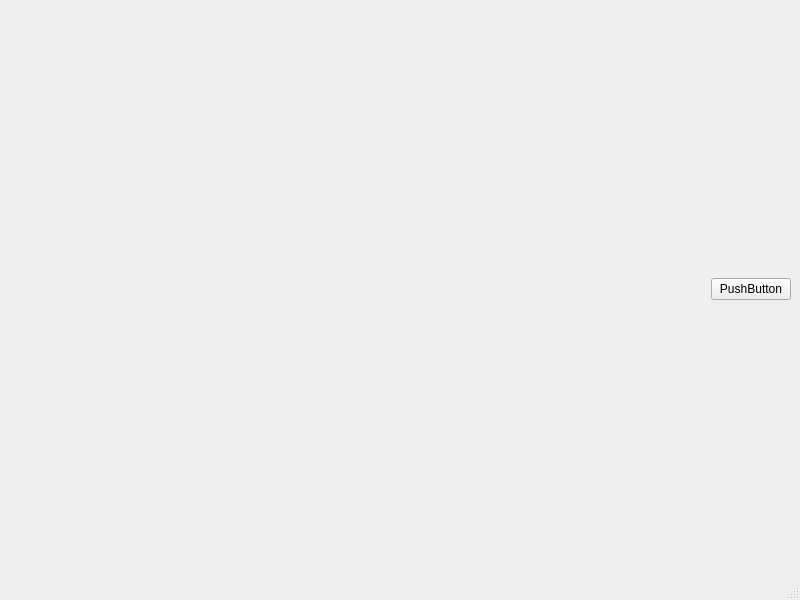
<?xml version="1.0" encoding="UTF-8"?>
<ui version="4.0">
 <class>MainWindow</class>
 <widget class="QMainWindow" name="MainWindow">
  <property name="geometry">
   <rect>
    <x>0</x>
    <y>0</y>
    <width>800</width>
    <height>600</height>
   </rect>
  </property>
  <property name="windowTitle">
   <string>MainWindow</string>
  </property>
  <widget class="QWidget" name="centralwidget">
   <property name="sizePolicy">
    <sizepolicy hsizetype="Expanding" vsizetype="Expanding">
     <horstretch>0</horstretch>
     <verstretch>0</verstretch>
    </sizepolicy>
   </property>
   <property name="autoFillBackground">
    <bool>true</bool>
   </property>
   <layout class="QHBoxLayout" name="horizontalLayout" stretch="10,2">
    <item>
     <widget class="QWidget" name="widget" native="true">
      <property name="sizePolicy">
       <sizepolicy hsizetype="Expanding" vsizetype="Expanding">
        <horstretch>0</horstretch>
        <verstretch>0</verstretch>
       </sizepolicy>
      </property>
      <property name="autoFillBackground">
       <bool>true</bool>
      </property>
      <layout class="QVBoxLayout" name="verticalLayout">
       <item>
        <layout class="QFormLayout" name="formLayout">
         <property name="sizeConstraint">
          <enum>QLayout::SetFixedSize</enum>
         </property>
         <property name="fieldGrowthPolicy">
          <enum>QFormLayout::ExpandingFieldsGrow</enum>
         </property>
         <property name="labelAlignment">
          <set>Qt::AlignJustify|Qt::AlignVCenter</set>
         </property>
         <property name="formAlignment">
          <set>Qt::AlignBottom|Qt::AlignJustify</set>
         </property>
         <property name="horizontalSpacing">
          <number>1</number>
         </property>
         <property name="verticalSpacing">
          <number>1</number>
         </property>
        </layout>
       </item>
      </layout>
     </widget>
    </item>
    <item>
     <widget class="QPushButton" name="pushButton">
      <property name="sizePolicy">
       <sizepolicy hsizetype="Fixed" vsizetype="Fixed">
        <horstretch>0</horstretch>
        <verstretch>0</verstretch>
       </sizepolicy>
      </property>
      <property name="text">
       <string>PushButton</string>
      </property>
     </widget>
    </item>
   </layout>
  </widget>
  <widget class="QMenuBar" name="menubar">
   <property name="geometry">
    <rect>
     <x>0</x>
     <y>0</y>
     <width>800</width>
     <height>26</height>
    </rect>
   </property>
  </widget>
  <widget class="QStatusBar" name="statusbar"/>
 </widget>
 <resources/>
 <connections/>
</ui>
